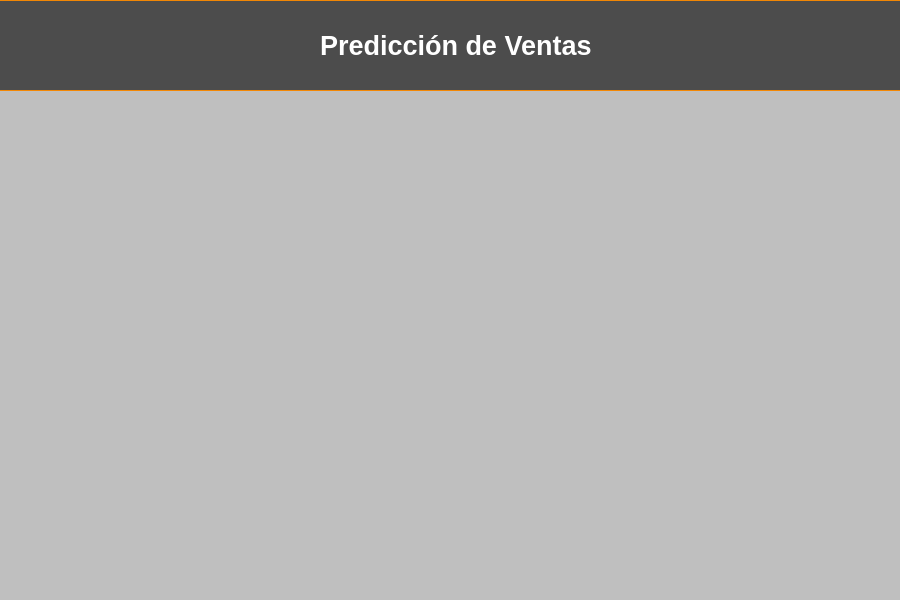
<?xml version="1.0" encoding="UTF-8"?>
<ui version="4.0">
 <class>contenedorPrincipal</class>
 <widget class="QWidget" name="contenedorPrincipal">
  <property name="geometry">
   <rect>
    <x>0</x>
    <y>0</y>
    <width>900</width>
    <height>600</height>
   </rect>
  </property>
  <property name="windowTitle">
   <string>Form</string>
  </property>
  <property name="styleSheet">
   <string notr="true">#contenedorPrincipal {
    background-color: #BFBFBF; /* Gris claro */
}</string>
  </property>
  <widget class="QLabel" name="label_7">
   <property name="geometry">
    <rect>
     <x>320</x>
     <y>30</y>
     <width>281</width>
     <height>31</height>
    </rect>
   </property>
   <property name="font">
    <font>
     <family>Tahoma</family>
     <pointsize>20</pointsize>
     <bold>true</bold>
    </font>
   </property>
   <property name="styleSheet">
    <string notr="true">color: rgb(255, 255, 255);</string>
   </property>
   <property name="text">
    <string>Predicción de Ventas</string>
   </property>
  </widget>
  <widget class="QLabel" name="label_2">
   <property name="geometry">
    <rect>
     <x>0</x>
     <y>0</y>
     <width>101</width>
     <height>81</height>
    </rect>
   </property>
   <property name="text">
    <string/>
   </property>
   <property name="pixmap">
    <pixmap>../../../../../../Users/Mireved/Downloads/logo-marron-removebg-preview.png</pixmap>
   </property>
   <property name="scaledContents">
    <bool>true</bool>
   </property>
  </widget>
  <widget class="QWidget" name="fondo_header" native="true">
   <property name="geometry">
    <rect>
     <x>-5</x>
     <y>0</y>
     <width>911</width>
     <height>91</height>
    </rect>
   </property>
   <property name="styleSheet">
    <string notr="true">QWidget {    
    background-color: rgba(44, 44, 44, 200); /* Gris oscuro con opacidad */

    padding: 20px; /* Espaciado interno */
    border: 1px solid #F28705; /* Borde sutil naranja */
    box-shadow: 3px 3px 15px rgba(0, 0, 0, 100); /* Sombra para efecto flotante */
}
</string>
   </property>
  </widget>
  <widget class="QLabel" name="label">
   <property name="geometry">
    <rect>
     <x>0</x>
     <y>0</y>
     <width>901</width>
     <height>91</height>
    </rect>
   </property>
   <property name="text">
    <string/>
   </property>
   <property name="pixmap">
    <pixmap>../../../../../../Users/Mireved/Downloads/Cafeteria/cafe-luces - header.png</pixmap>
   </property>
   <property name="scaledContents">
    <bool>true</bool>
   </property>
  </widget>
  <zorder>label</zorder>
  <zorder>fondo_header</zorder>
  <zorder>label_7</zorder>
  <zorder>label_2</zorder>
 </widget>
 <resources/>
 <connections/>
</ui>
